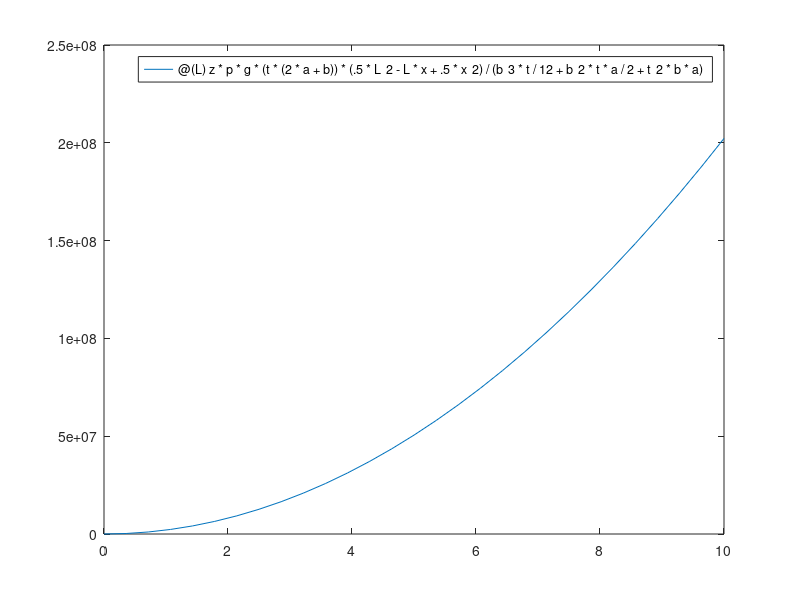

The MATLAB source for this figure: (Note: this script raises an error after producing the figure.)
%% AE323 HW3 P1
clear
clc

t = .005;
g = 10;
p = 7800;
b = 12*t;
a = 6*t;
x = 0;
z = .5*b+t;
sigmaxx = @(L) z*p*g*(t*(2*a+b))*(.5*L^2-L*x+.5*x^2)/(b^3*t/12+b^2*t*a/2+t^2*b*a)
fsolve(@(L) sigmaxx(L)-2*10^8,10)
fplot(sigmaxx,[0,10])
%% 
clear
clc
syms p g b t a x L
z = -(t+.5*b)
sigmaxxdes = simplify(12*(t+.5*b)*p*g*(2*a+b)*(-.5*x^2+x*L-L^2/2)/(b^3+6*a*b^2))
sigmaxxcon = simplify(z*p*g*(t*(2*a+b))*(.5*L^2-L*x+.5*x^2)/(b^3*t/12+b^2*t*a/2+t^2*b*a))
simplify(sigmaxxcon/sigmaxxdes)

%% Problem 2
clear
clc

syms t
a = 12*t;
b = 10*t;
At = t*a;
Ab = b*t;
yt = 0;
yb = -t/2-b/2;
Astar = At+Ab;

neut = (At*yt+Ab*yb)/Astar

%% 
clear 
clc

syms a b t p L x
At  =t*a;
Ab = b*t;
yt = 0;
yb = -t/2-b/2;
Astar = At+Ab;
neutral = (At*yt+Ab*yb)/Astar
A1cold = 0;
A2cold = -t/2-b/2;
A1cnew = 0-neutral;
A2cnew = A2cold-neutral;
Iyy = simplify((A1cnew)^2*At+a*t^3/12+(A2cnew)^2*Ab+b^3*t/12);
A1cnew = subs(A1cnew,{a,b},{12*t,10*t});
A2cnew = subs(A2cnew,{a,b},{12*t,10*t});
Iyy = simplify((A1cnew)^2*At+a*t^3/12+(A2cnew)^2*Ab+b^3*t/12);
Iyy = subs(Iyy,{a,b},{12*t,10*t});
oldtopz = t/2;
oldbotz = -.5*t-b;
newtopz = oldtopz-neutral
newtopz = subs(newtopz,{a,b},{12*t,10*t})
newbotz = oldbotz-neutral
newbotz = subs(newbotz,{a,b},{12*t,10*t})
% 
% My = p*a*(x*L-.5*L^2-.5*x^2);
% 
% sigxxtop = simplify(-My*newtopz/Iyy)
% sigxxbot = simplify(-My*newbotz/Iyy)
% 
% sigxxtop = subs(sigxxtop,{t,a,b,p,L},{.005,12*.005,10*.005,500000,10})
% sigxxtop
% fplot(@(x) sigxxtop(x))